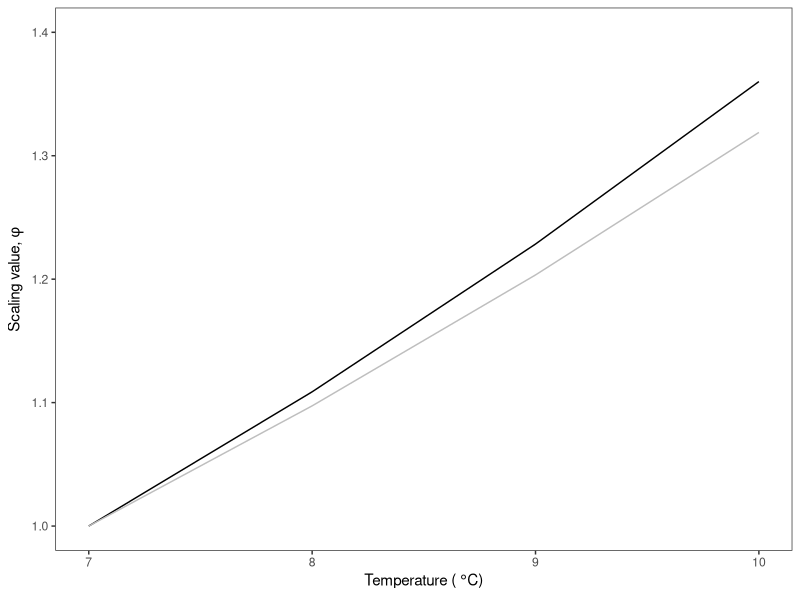
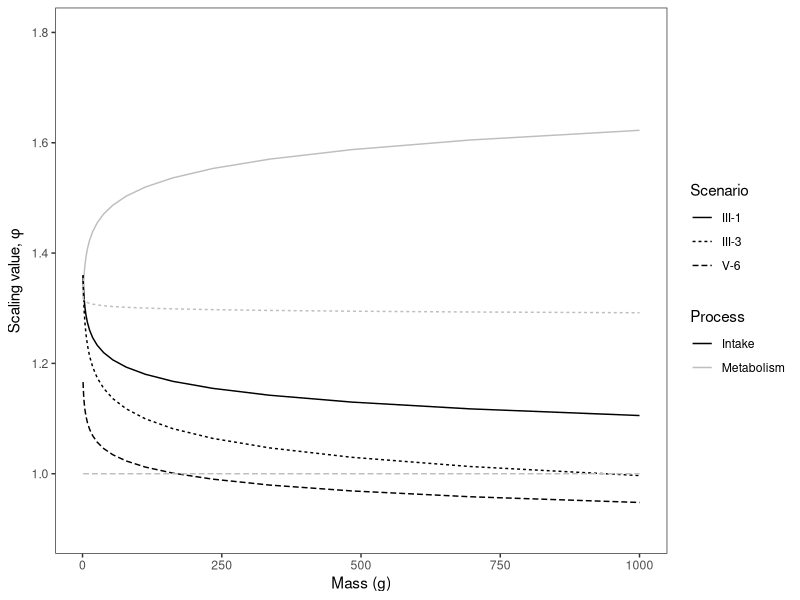
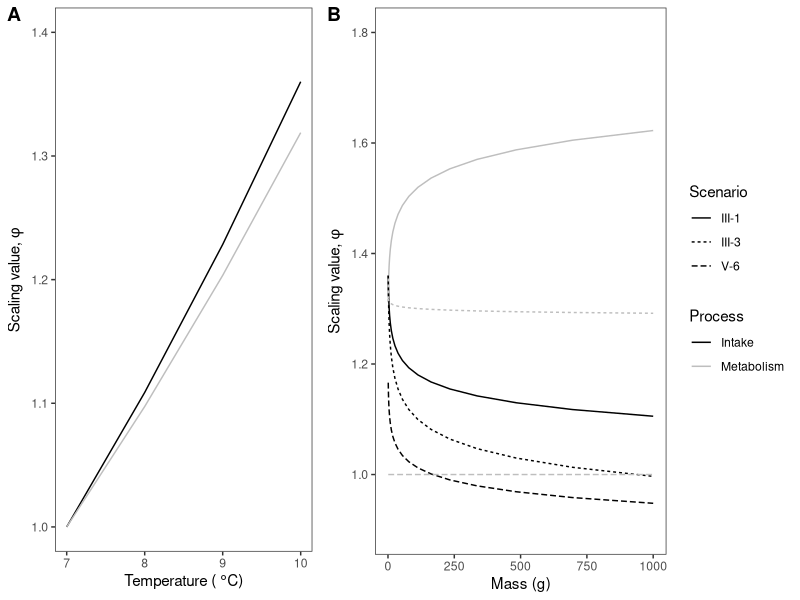
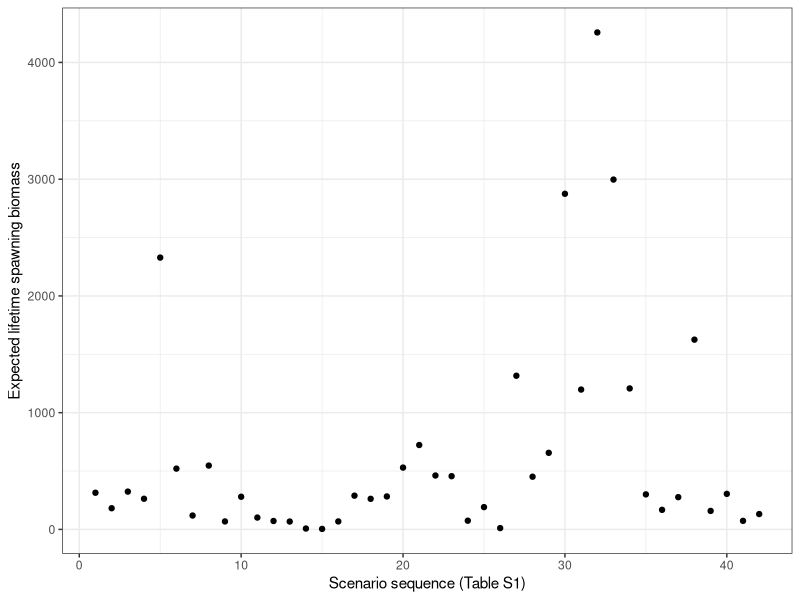
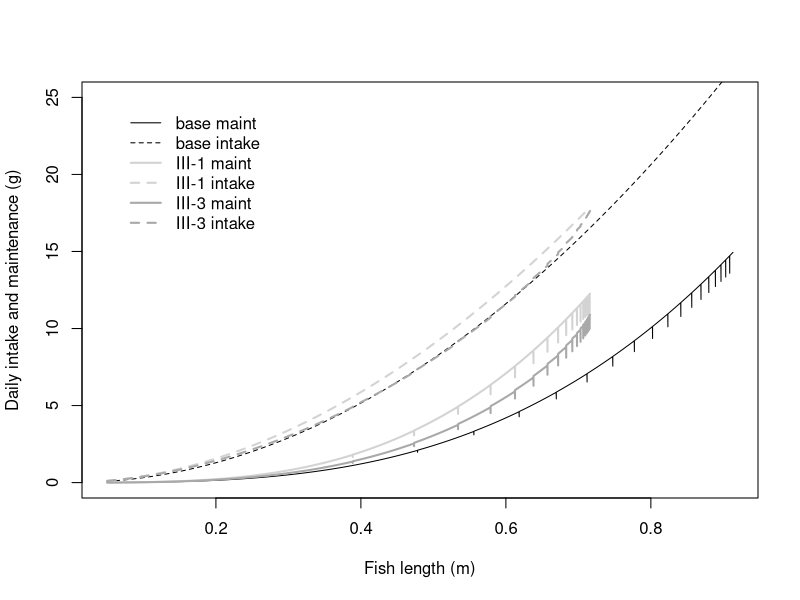
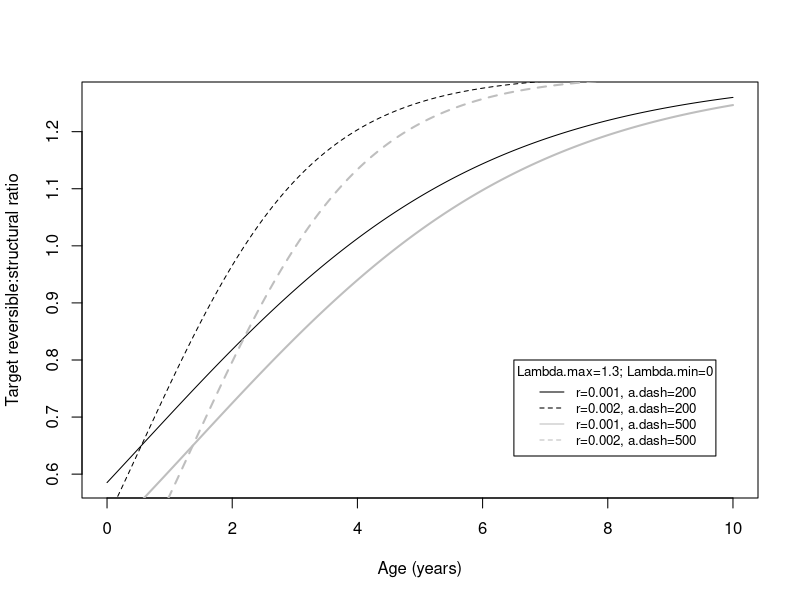
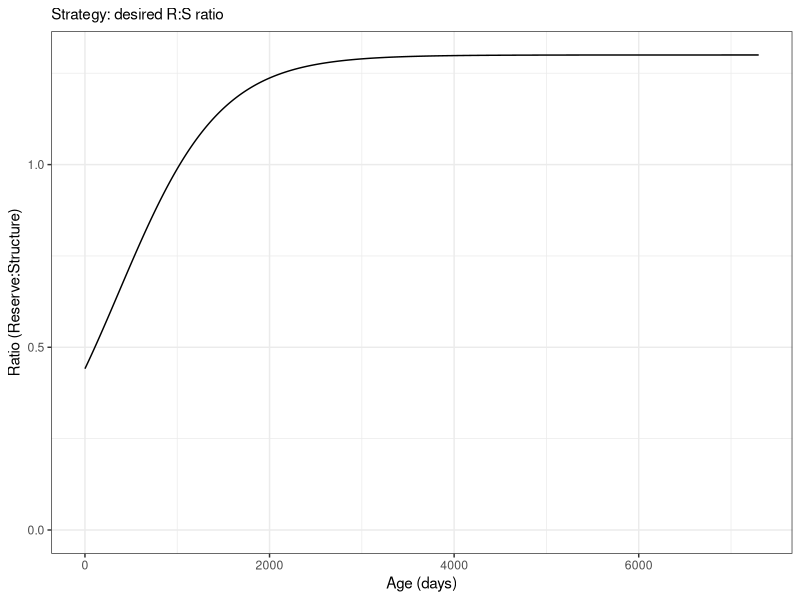
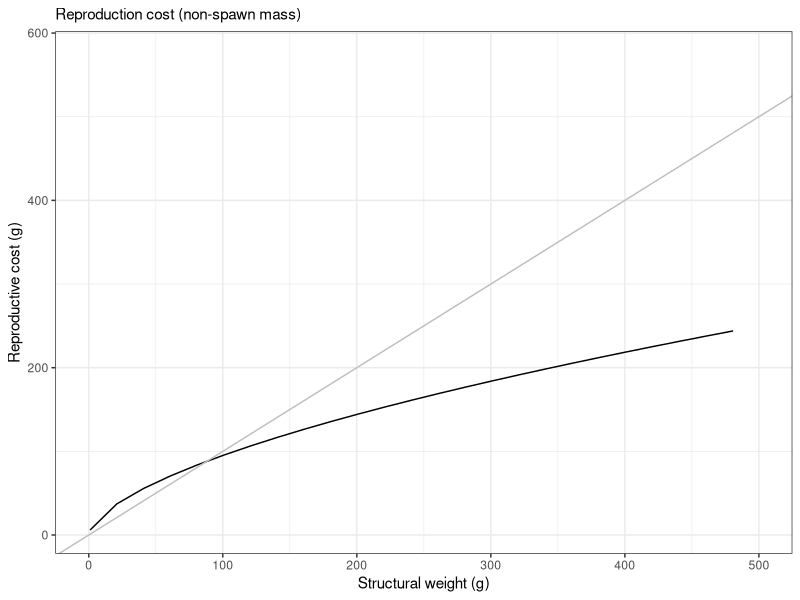

Reproduce these figures in R, in order. (Note: this script raises an error after producing the figures.)
## ---- chunk 1
rm(list = ls()) # clear memory

library(tidyverse)
library(tibble)
library(ggplot2)
library(cowplot)
library(tidyr)

## ---- chunk 2
# Reserve:Structure ratio 
RSRatio <- function(age) {
  tmp <- rs1*(age-a_bar)
  tmp <- max(tmp, -20) # bound below
  tmp <- min(tmp,  20) # bound above

  return(rs_min + (rs_max - rs_min)*exp(tmp) / (1.0 + exp(tmp)))
} 

# Predator length [m]
predatorLength <- function(S) {
  return((S/l_const)^(1/3.0)) # assumes invariant growth
} 

# Mortality rate [d-1]
mortProb <- function(l) {
  m_rate <- m_min + (m_max-m_min)*exp(-m1*l) # instantaneous mortality rate
  return(1.0 - exp(-m_rate)) # probability die per day
} 

# intake rate [d d-1] 
# Egle - extended to include temperature
grossIntake <- function(S) {
  Eiscalar <- exp((-Ei/k)*(1/Temp-1/Tref))
  
  return((g0*S^g1)*Eiscalar*S^(ci*(Temp-Tref)))
}

# DEB maintenance version [g d-1 g-1]
# Egle - extended to include temperature
maintenance <- function(S, R) {
  Emscalar <- exp((-Em/k)*(1/Temp-1/Tref))
  
  # return((ms*S + mr*w*R)*Emscalar*(S+R)^(cm*(Temp-Tref)))
  return((ms*S + mr*R)*Emscalar*(S+R)^(cm*(Temp-Tref)))
}

# Energetic reproductive cost
reproCost <- function(S) {
  return(ra*S^rb)
}

# scaling factor
phi <- function(Temp, Tref, m, x) {
  if (x == "I") { # Intake
    Eiscalar <- exp((-Ei/k)*(1/Temp-1/Tref))
    Val      <- Eiscalar * m^(ci*(Temp - Tref))
  } else { # Maintenance
    Emscalar <- exp((-Em/k)*(1/Temp-1/Tref))
    Val      <- Emscalar * m^(cm*(Temp - Tref))
  }
  
  return(Val)
}
## ---- chunk 3
# Model parameters for the baseline zero fishing scenario 
max_age_years <- 20      # years of simulation
max_age_days  <- 365*max_age_years # (d)

rs_max  <- 1.3           # maximum RS ratio
rs_min  <- 0.0           # minimum RS ratio

# length-weight conversion: 
l_const <- 1250/(0.60^3) # (g m-1) num = weight (g), denom = length (m)
# length-weight conversion uses weight of S only and assumes that 
# 1250g of S weight (ca 3000g of total) corresponds to 60cm long fish

g0      <- 0.1           # intake rate constant: intake when structural weight
                         #   is 1 g (g d-1), includes assimilation efficiency 
g1      <- 0.6667        # power to uptake rate with S weight

ms      <- 0.003         # maintenance cost of structural mass (g d-1 g-1)
mr      <- 0.0003        # maintenance cost of reversible mass (g d-1 g-1)  

s_eff   <- 0.3333        # conv. efficiency of assimilated intake to structure
r_eff   <- 0.9           # conv. efficiency of assimilated intake to reversible

# Reproductive cost function 
ra      <- 6             # reprod cost for 1 g of struct weight: (g g-1)
rb      <- 0.6           # reprod cost power w.r.t. structural weight

# Mortality parameters 
#m_min   <- 0.2/365      # background mortality rate (d-1) 

# m1                    # steepness of the length-dependent mortality rate
m_max   <- 4/365        # max length-dependent mortality rate (d-1)

s1      <- 7.0          # steepness of the condition related mortality rate
s_max   <- 4/365        # maximum condition related rate (d-1) [when R = 0]

 #Fishing mortality parameters 
# Egle - F changed to 0
Fm   <- 0               # Instantaneous fishing mortality (day-1)
Fmid <- 0.3             # length (in meters) of the 50% fishing selectivity
Fk   <- 20              # steepness of the logistic fishing function 

# Egle - temperature parameters added 

# These are important - we are looking at growth changes after 3C of warming
Temp <- 283              # ambient temperature, in Kelvin
Tref <- 280              # reference temperature, in Kelvin
k    <- 0.00008617332    # Boltzman constant 
## ---- chunk 4
scen_par <- read.csv(file="scenarioParameters.csv", header=TRUE, sep=",",  dec=".")
nscen <- length(scen_par$Sc)
nscen_used <- nscen 

# create global scenario variables extracted from scenario 
Em <- 0.0
Ei <- 0.0
cm <- 0.0
ci <- 0.0
m1 <- 0.0
m_min <- 0.0
# create global optimal LH-variables extracted from scenario 
rs1   <- 0.0
a_bar <- 0.0
w     <- 0.0

GetScenario <- function(Sc) {
  rw <- which(scen_par$Sc == Sc)

  Em <<- scen_par$Em[rw[1]]
  Ei <<- scen_par$Ei[rw[1]]
  cm <<- scen_par$cm[rw[1]]
  ci <<- scen_par$ci[rw[1]]
  m1 <<- scen_par$m1[rw[1]]
  m_min <<- scen_par$m_min[rw[1]]

  rs1   <<- scen_par$rs1[rw[1]]
  a_bar <<- scen_par$a_bar[rw[1]]
  w     <<- scen_par$w[rw[1]]

  return(length(rw) == 0) # found a valid scenario
}

#this function will need to be modified to update for the fact that scenarios are just listed in order 

# GetScenario_new <- function(Sc_new) {
#   rw <- which(scen_par$Sc == scen_used$Sc[Sc_new])
#   
#   Em <<- scen_par$Em[rw[1]]
#   Ei <<- scen_par$Ei[rw[1]]
#   cm <<- scen_par$cm[rw[1]]
#   ci <<- scen_par$ci[rw[1]]
#   m1 <<- scen_par$m1[rw[1]]
#   m_min <<- scen_par$m_min[rw[1]]
#   
#   rs1   <<- scen_par$rs1[rw[1]]
#   a_bar <<- scen_par$a_bar[rw[1]]
#   w     <<- scen_par$w[rw[1]]
# 
#   return(length(rw) == 0) # found a valid scenario
# }
## ---- chunk 5
# This code turns off selection and uses the base-line allocation strategy 
#   for all scenarios

# do_not_optimise_new <- c(4,15,17,28)
# do_not_optimise_old <- scen_used$Sc_int[do_not_optimise_new]

## if you want to run scnenarios without life-history optimisation, uncomment lines below
# do_not_optimise_old <- 2:nrow(scen_par)
# scen_par$rs1[do_not_optimise_old] <- scen_par$rs1[1]
# scen_par$a_bar[do_not_optimise_old] <- scen_par$a_bar[1]
# scen_par$w[do_not_optimise_old] <- scen_par$w[1]
## ---- chunk 6
GetScenario(17)

TC     <- 7:10
Temp_v <- TC + 273

# Egle - extended to include temperature
Eiscalar_v <- exp((-Ei/k)*(1/Temp_v-1/Tref))
Emscalar_v <- exp((-Em/k)*(1/Temp_v-1/Tref))

df_temperature <- tibble(
  Temperature = TC,
	Intake      = Eiscalar_v,
	Metabolism  = Emscalar_v
) %>%
gather(key = "Process", value = "Scalar", 2:3)

p1 <- ggplot(df_temperature) +
	geom_line(aes(x = Temperature, y = Scalar, color = Process)) +
 # scale_color_manual(values = c("#ef8a62","#67a9cf")) +
  scale_color_manual(values = c("black","grey")) +
  ylim(1,1.4) +
  labs(
    x = expression("Temperature ("*~degree*C*")"),
    y = expression("Scaling value, "*phi)) +
  theme_bw() +
  theme(
    panel.grid = element_blank(),
    legend.position = "none")
p1
## ---- chunk 7
mass_min <- 1    # minimum mass to plot (g)
mass_max <- 1000 # maximum mass to plot (g)
mass_n   <- 20   # masses to plot

m <- mass_min*((mass_max/mass_min)^((1:mass_n - 1)/(mass_n-1)))

#scenarios <- c(17, 19, 28) # old scenario numbers
scenarios <- c(17, 19, 41) # final scenario sequence

v_scen <- NULL
v_type <- NULL
v_mass <- NULL
v_phi  <- NULL
# v_tmet <- NULL
# tot_int <- NULL

for (i in scenarios) {
  GetScenario(i)
  
  v_scen <- c(v_scen, rep(i, mass_n))
  v_type <- c(v_type, rep("Intake", mass_n))
  v_mass <- c(v_mass, m)
  v_phi  <- c(v_phi, phi(Temp, Tref, m, "I"))
  
  v_scen <- c(v_scen, rep(i, mass_n))
  v_type <- c(v_type, rep("Metabolism", mass_n))
  v_mass <- c(v_mass, m)
  v_phi  <- c(v_phi, phi(Temp, Tref, m, "M"))
#  v_tmet <- c(v_tmet, maintenance())
}

df_phi <- tibble(
    Sc = v_scen, type = v_type, mass = v_mass, phi = v_phi
  ) %>% mutate(
    grp = paste(Sc, type, sep = "_")
  )

df_phi$scen_name <- NA
df_phi$scen_name[which(df_phi$Sc == 17)] <- "III-1"
df_phi$scen_name[which(df_phi$Sc == 19)] <- "III-3"
df_phi$scen_name[which(df_phi$Sc == 41)] <- "V-6"

## ---- chunk 8
p2 <- ggplot(df_phi) +
 # scale_color_manual(values = c("#ef8a62","#67a9cf")) +
  scale_color_manual(values = c("black","grey")) +
  geom_line(aes(x = mass, y = phi, color = type, 
    linetype = factor(scen_name), group = grp)) +
  labs(
    x = "Mass (g)", y = expression("Scaling value, "*phi), 
    color = "Process", linetype = "Scenario") +
  ylim(0.9,1.8) +
  theme_bw() +
  theme(panel.grid = element_blank())
p2
## ---- chunk 9
plot_grid(p1, p2, labels = c("A", "B"), rel_widths = c(1,1.5))
## ---- chunk 10
# useful age-dependent values
Res               <- array(data=0,c(max_age_years,365, nscen_used))
Str               <- array(data=0,c(max_age_years,365, nscen_used))
dayIntake         <- array(data=0,c(max_age_years,365, nscen_used))
dayMaintenance    <- array(data=0,c(max_age_years,365, nscen_used))
dayNetIntake      <- array(data=0,c(max_age_years,365, nscen_used))
dayLambda         <- array(data=0,c(max_age_years,365, nscen_used))
dayPredatorLength <- array(data=0,c(max_age_years,365, nscen_used))
daySurvival       <- array(data=0,c(max_age_years,365, nscen_used))
yearSpawn         <- array(data=0,c(max_age_years, nscen_used))
yearRepCost       <- array(data=0,c(max_age_years, nscen_used))
yearFitness       <- array(data=0,c(max_age_years, nscen_used))
natmortality      <- array(data=0,c(max_age_years,365, nscen_used))
fishmortality     <- array(data=0,c(max_age_years,365, nscen_used))
dayGrowth         <- array(data=0,c(max_age_years,365, nscen_used))
relGrowth         <- array(data=0,c(max_age_years,365, nscen_used))
strGrowth         <- array(data=0,c(max_age_years,365, nscen_used))

for (aa in 1: nscen_used) { # aa is the scenario number
  
  #a1 <- which(scen_par$Sc == scen_used$Sc[aa])[1] #old code when scenario numbers were changing
  # extract scenario patrameters and optimal LH
 a1 <- aa
  Em <- scen_par$Em[a1]
  Ei <- scen_par$Ei[a1] 
  cm <- scen_par$cm[a1]
  ci <- scen_par$ci[a1] 
  m1 <- scen_par$m1[a1]
  m_min <- scen_par$m_min[a1]
  
  Eiscalar <- exp((-Ei/k)*(1/Temp-1/Tref))
  Emscalar <- exp((-Em/k)*(1/Temp-1/Tref))
  
  rs1   <- scen_par$rs1[a1]  
  a_bar <- scen_par$a_bar[a1]
  w     <- scen_par$w[a1]
  
  # set initial weight
  S0 <- 1             # initial weight 
  R0 <- S0*RSRatio(0) # enforce correct initial reserve-structural ratio
  S0 <- 1/(1+RSRatio(0))
  R0 <- RSRatio(0) *S0

	# set day 1 year 1 mass
  Res[1,1,aa] <- R0
  Str[1,1,aa] <- S0

  daySurvival[1,1,aa] <- 1.0 # initially all individuals are alive  

  # perform the simulation
  for (yr in 1:max_age_years) { # for each year
     for (day in 1:364) { # for each day
      Rstart <- Res[yr,day,aa] # starting mass (reserve)
      Sstart <- Str[yr,day,aa] # starting mass (structure)
    
      # calc length using str
      dayPredatorLength[yr,day,aa] <- (Sstart/l_const)^(1/3.0) 
      fish_mort <- Fm / (1+exp(-Fk*(dayPredatorLength[yr,day,aa]-Fmid)))
      mort_rate <- m_min + 
      	(m_max-m_min)*exp(-m1*dayPredatorLength[yr,day,aa]) + # predation
        s_max*exp(-s1*Rstart/Sstart)   +                      # starve
        fish_mort                                             # fishing
      
      fishmortality[yr,day+1,aa] <- fish_mort   
      mort_prob <- 1.0 - exp(-mort_rate) # probability die this day
      # prob alive
      daySurvival[yr,day+1,aa] <- (1-mort_prob)*daySurvival[yr,day,aa] 
      natmortality[yr,day+1,aa] <- m_min + 
      	(m_max-m_min)*exp(-m1*dayPredatorLength[yr,day,aa]) + # predation
        s_max*exp(-s1*Rstart/Sstart)                          # starve

      # temperature-dependent intake
      intake <- g0*Sstart^g1 * 
      	Eiscalar * Sstart^(ci*(Temp-Tref))
    
      respiration <- (ms*Sstart + mr*Rstart) * 
      	Emscalar * (Sstart + Rstart)^(cm*(Temp-Tref)) # (g d-1)
      net_intake  <- intake - respiration             # (g d-1)

      dayIntake[yr, day,aa]      <- intake
      dayMaintenance[yr, day,aa] <- respiration
      dayNetIntake[yr, day,aa]   <- net_intake
      age                        <- 365*(yr-1) + day # age of animal (days)
      
      # add bounds to prevent numerical issues when calculating lambda
      tmp <- rs1*(age-a_bar)
      tmp <- max(tmp, -20) # bound below
      tmp <- min(tmp,  20) # bound above
      dayLambda[yr, day,aa] <- rs_min + (rs_max - rs_min)*exp(tmp) /
        (1.0 + exp(tmp)) # RS ratio = strategy
    
      if (net_intake >= 0) {
        dR <- r_eff*net_intake # maximum R allocation
        dS <- s_eff*net_intake # maximum S allocation
        # use Lambdamax instead of dayLambda and set w=1  
        if (dayLambda[yr, day,aa]*Sstart > Rstart) { # need to bump up reserves
          r_take <- min(dayLambda[yr, day,aa]*Sstart - Rstart, dR) 
          Rstart <- Rstart + r_take
          net_intake <- net_intake - r_take/r_eff
        } else { # need to bump up structure
          s_take <- min(Rstart/dayLambda[yr, day,aa] - Sstart, dS) 
          Sstart <- Sstart + s_take
          net_intake <- net_intake - s_take/s_eff
        }
        
        # partition remaining mass to keep desired ratio
        Res[yr,day+1,aa] <- Rstart + dayLambda[yr, day,aa] * r_eff * s_eff *
        	net_intake / (r_eff + dayLambda[yr, day,aa]*s_eff) 
        Str[yr,day+1,aa] <- Sstart + r_eff*s_eff*net_intake / 
        	(r_eff +     dayLambda[yr, day,aa]*s_eff)       
      } else {
      	# what should be taken from R given the conversion inefficiencies 
        dR <- (1/r_eff)*net_intake 
        newR <- (Rstart + dR)
        if (newR < 0) {
          newR <- 0
        }
     
        Res[yr,day+1,aa] <- newR
        Str[yr,day+1,aa] <- Sstart
      }  

      # percentage change in weight over the day
      Growth <- (Res[yr,day+1,aa]+Str[yr,day+1,aa]) -
      	(Res[yr,day,aa]+Str[yr,day,aa]) 
      percGrowth           <- (Growth/(Res[yr,day,aa]+Str[yr,day,aa])) * 100
      sGrowth              <- Growth/Str[yr,day,aa] * 100
      dayGrowth[yr,day,aa] <-  Growth
      relGrowth[yr,day,aa] <- percGrowth
      strGrowth[yr,day,aa] <- sGrowth
    }

    dayPredatorLength[yr,365,aa] <- dayPredatorLength[yr,364,aa]
    dayGrowth[yr,365,aa]         <- dayGrowth[yr,364,aa]
    relGrowth[yr,365,aa]         <- relGrowth[yr,364,aa]
    strGrowth[yr,365,aa]         <- strGrowth[yr,364,aa]

    # perform spawning
    repro_cost <- ra*Str[yr,365,aa]^rb # fixed cost of reproduction
    # spawning mass after cost
    spawn_mass <- max(0, w*Res[yr,365,aa] - repro_cost) 
  
    if (spawn_mass > 0) { # enough to spawn?
      Res[yr,365,aa]     <- Res[yr,365,aa] - spawn_mass - repro_cost
      yearSpawn[yr,aa]   <- spawn_mass
      yearRepCost[yr,aa] <- repro_cost
      yearFitness[yr,aa] <- spawn_mass*daySurvival[yr,365,aa]
    } 
  
    if (yr < max_age_years) {
      Str[yr+1,1,aa]         <- Str[yr,365,aa]
      Res[yr+1,1,aa]         <- Res[yr,365,aa]
      daySurvival[yr+1,1,aa] <- daySurvival[yr,365,aa]
      natmortality[yr+1,1,aa]  <- natmortality[yr,365,aa]
      fishmortality[yr+1,1,aa]  <- fishmortality[yr,365,aa]
    }
  }
}
## ---- chunk 11
## Fitnesses of all scenarios
v_LifetimeFitness <- apply(yearFitness, 2, sum) # expected life-time fitness
df_LifetimeFitness <- tibble(
	Sc = scen_par$Sc,
	LifetimeFitness = v_LifetimeFitness
) %>%
left_join(scen_par, by = "Sc")

ggplot(df_LifetimeFitness) +
	geom_point(aes(x = sequence, y = LifetimeFitness)) +
	theme_bw() +
	labs(y = "Expected lifetime spawning biomass", x = "Scenario sequence (Table S1)") +
	theme()
## ---- chunk 12
#TSR consistent scenarios (sequence)
#sc= c(17, 19, 41)

days = c(2:364)
sc = 1

str.v <- NULL
mass.v <- NULL
maint.v <- NULL
int.v <- NULL

mass.t <- Res[,,sc] + Str[,,sc]

#go through 20 years and turn arrays into vectors for plotting
for (i in 1:20) {
str.v <- c(str.v, Str[i,days,sc])
len.v <- predatorLength(str.v)
mass.v <- c(mass.v, mass.t[i,days])
maint.v <- c(maint.v, dayMaintenance[i,days,sc])
int.v <- c(int.v,dayIntake[i,days,sc])
}

#plot(mass.v, maint.v, type = 'l', ylim = c(0, 30), xlim = c(0, 6000))
# plot(str.v, maint.v, type = 'l', ylim = c(0, 30), xlim = c(0, 4500))
# points(str.v, int.v, type = 'l', lty = 2)

plot(len.v, maint.v, type = 'l', ylim = c(0, 25), xlab = "Fish length (m)", ylab = "Daily intake and maintenance (g)")
points(len.v, int.v, type = 'l', lty = 2)

sc = 17

str.v <- NULL
mass.v <- NULL
maint.v <- NULL
int.v <- NULL

mass.t <- Res[,,sc] + Str[,,sc]

for (i in 1:20) {
str.v <- c(str.v, Str[i,days,sc])
len.v <- predatorLength(str.v)
mass.v <- c(mass.v, mass.t[i,days])
maint.v <- c(maint.v, dayMaintenance[i,days,sc])
int.v <- c(int.v,dayIntake[i,days,sc])
}

# points(str.v, maint.v, type = 'l', col = 'lightgray', lwd = 2)
# points(str.v, int.v, type = 'l', lty = 2, col = 'lightgray', lwd = 2)
points(len.v, maint.v, type = 'l', col = 'lightgray', lwd = 2)
points(len.v, int.v, type = 'l', lty = 2, col = 'lightgray', lwd = 2)


sc = 19

str.v <- NULL
mass.v <- NULL
maint.v <- NULL
int.v <- NULL

mass.t <- Res[,,sc] + Str[,,sc]

for (i in 1:20) {
str.v <- c(str.v, Str[i,days,sc])
mass.v <- c(mass.v, mass.t[i,days])
maint.v <- c(maint.v, dayMaintenance[i,days,sc])
int.v <- c(int.v,dayIntake[i,days,sc])
}

# points(str.v, maint.v, type = 'l', col = 'darkgray', lwd = 2)
# points(str.v, int.v, type = 'l', lty = 2, col = 'darkgray', lwd = 2)
points(len.v, maint.v, type = 'l', col = 'darkgray', lwd = 2)
points(len.v, int.v, type = 'l', lty = 2, col = 'darkgray', lwd = 2)

legend("topleft", 
  legend = c("base maint", "base intake", "III-1 maint", "III-1 intake", "III-3 maint", "III-3 intake"), 
  #col = c(rgb(0.2,0.4,0.1,0.7), rgb(0.8,0.4,0.1,0.7)), 
 # pch = c(17,19), 
 lty = c(1, 2, 1, 2, 1, 2), 
 lwd = c(1, 1, 2, 2, 2, 2), 
 col = c("black","black","lightgray","lightgray","darkgray","darkgray"),
  bty = "n", 
  pt.cex = 1, 
  cex = 1, 
  text.col = "black", 
  horiz = F , 
  inset = c(0.05, 0.05))


## ---- chunk 13
param_value <- NULL
param_type  <- NULL
age         <- NULL
scenario    <- NULL
baseline    <- NULL

#if plotting for first 8 years uncomment this
#max_age_years <- 8

# calculate year of maturation
maturation_age <- rep(1, nscen_used)
for (i in 1:nscen_used) {
  for (j in 1:max_age_years) {
   	if (yearSpawn[j,i] == 0) {
   	  maturation_age[i] <- maturation_age[i] + 1
   	}
  }
}

# create some useful summary statistics
scen_par <- scen_par %>%
	mutate(
		Em_gt_Ei = Em > Ei,
		cm_gt_ci = cm > ci
	)

df_scenario <- tibble(
  scenario = scen_par$sequence,
	maturation_age = maturation_age
)
df_scenario$Em_gt_Ei <- scen_par$Em_gt_Ei#[scen_used$Sc_int]
df_scenario$cm_gt_ci <- scen_par$cm_gt_ci#[scen_used$Sc_int]
df_scenario$m1 <- scen_par$m1#[scen_used$Sc_int]
df_scenario$m1 <- factor(df_scenario$m1)

# create a large age-length relation for each scenario
for (aa in 1: nscen_used) { # for each scenario
  for (yr in 1:max_age_years) { # for each year
    param_value <- c(param_value, dayPredatorLength[yr, ,aa]) # save reserves
    age         <- c(age, 1:365 + 365*(yr-1))            # add next year
    param_type  <- c(param_type, rep("Reversible", 365)) # add parameter
    #scenario    <- c(scenario, rep(scen_used$Sc_int[aa],365)) 
    scenario    <- c(scenario, rep(scen_par$sequence[aa],365)) # add scenario
  }
}

# place values into a data frame
df_length <- tibble(
	age = age, 
	type = param_type, 
	value = param_value, 
	scenario = scenario
) %>%
left_join(df_scenario, by = "scenario")

df_length$maturation_age <- factor(df_length$maturation_age)

# create a reference data set and scenario data set
df_baseline <- filter(df_length, scenario == "1") %>%
	dplyr::select(-scenario)
df_other    <- filter(df_length, scenario != "1")
names(df_other)[4] <- "sequence"
df_other <- left_join(df_other, scen_par, by = "sequence")

rm(df_length) # don't need this now
## ---- chunk 14
#Eq. 1
#parameters
lambda.min<-0
lambda.max<-1.3

r<-c(0.001,0.002)
a.dash<-c(200,500)

lambda<-function(a,r,a.dash)
{temp<-lambda.max-lambda.min
temp1<-exp(r*(a-a.dash))
temp1<-temp1/(1+temp1)
lambda<-lambda.min+temp*temp1}

a<-seq(0,3650,1)
lambda.a<-lambda(a,r[1],a.dash[1])
a.year<-a/365
plot(a.year,lambda.a, type="l",xlab="Age (years)",ylab="Target reversible:structural ratio")
lambda.a<-lambda(a,r[2],a.dash[1])
lines(a.year,lambda.a, type="l",lty='dashed')
lambda.a<-lambda(a,r[1],a.dash[2])
lines(a.year,lambda.a, type="l",col="grey", lwd = 2)
lambda.a<-lambda(a,r[2],a.dash[2])
lines(a.year,lambda.a, type="l",col="grey",lty='dashed', lwd = 2)
legend(6.5,0.8,legend=c("r=0.001, a.dash=200", "r=0.002, a.dash=200","r=0.001, a.dash=500", "r=0.002, a.dash=500"),
       col=c("black", "black","grey","grey"), title=paste("Lambda.max=1.3; Lambda.min=0"),lty=c(1,2,1,2), cex=0.8)

## ---- chunk 15
# bounds for plotting
l_min   <- 0.0           # minimum length for plotting (m)
l_max   <- 0.45          # maximum length for plotting (m)
w_min   <- 1             # minimum mortality rate for plotting (d-1)
w_max   <- 2000          # maximum mortality rate for plotting (d-1)
  
# prepare data frame to display RS ratio
res <- GetScenario(1)

vec_age <- seq(from = 0, to = max_age_days, by = 1)
df_RS   <- tibble(
	Age = vec_age, 
	RSratio = sapply(vec_age, FUN = RSRatio)
)

p1 <- ggplot(df_RS, aes(x = Age, y = RSratio)) + 
	geom_line() + 
  ylim(0,rs_max) + 
	labs(
	  x = "Age (days)", 
	  y = "Ratio (Reserve:Structure)", 
    subtitle = "Strategy: desired R:S ratio"
	) +
  theme_bw()
p1

## ---- chunk 16
# prepare data frame to display reproductive costs
vec_weight <- seq(from = w_min, to = w_max, length.out = 101)
df_weight <- tibble(
	Weight = vec_weight, 
	Cost = reproCost(vec_weight)
)

p2 <- ggplot(df_weight, aes(x = Weight, y = Cost)) + 
	geom_line() + 
  geom_abline(intercept = 0, slope = 1, color = "grey") +
	labs(
	  x = "Structural weight (g)", 
	  y = "Reproductive cost (g)", 
    subtitle = "Reproduction cost (non-spawn mass)"
	) +
    xlim (0, 500) +
	theme_bw()
p2
## ---- chunk 17

#Eq. 3a
zp<-c(4,6,8,10)
#m.min recalculated for a day basis; originally 0.2 and 0.4
m.min<-c(0.0005479,0.00109589)
m.max<-0.0109589
#length, in meters, from 0 to 1, by 1 cm
L<-seq(0,1, by = 0.01)

m.l<-function(zp,m.min,m.max,L)
{m.l<-m.min+(m.max-m.min)*exp(-zp*L)}

m.l1<-m.l(zp[1],m.min[1],m.max,L)
m.l2<-m.l(zp[1],m.min[2],m.max,L)
m.l3<-m.l(zp[2],m.min[1],m.max,L)
m.l4<-m.l(zp[2],m.min[2],m.max,L)
m.l5<-m.l(zp[3],m.min[1],m.max,L)
m.l6<-m.l(zp[3],m.min[2],m.max,L)
m.l7<-m.l(zp[4],m.min[1],m.max,L)
m.l8<-m.l(zp[4],m.min[2],m.max,L)

#c1<-expression("M['P,min']")

df.l<-data.frame(L,m.l1,m.l2,m.l3,m.l4)
fig2<-ggplot()+
  theme_classic()+
  theme(legend.position = c(0.7,0.8))+
  xlab("Fish length (m)")+
  ylab("Instantaneous mortality rate (per day)")+
  geom_blank(aes(show.legend=TRUE))+
  
  geom_line(data=df.l, aes(x=L,y=m.l1,color="zp = 4"))+
  geom_line(data=df.l, aes(x=L,y=m.l2,color="zp = 4"),linetype="dashed")+
  
  geom_line(data=df.l, aes(x=L,y=m.l3,color="zp = 6"))+
  geom_line(data=df.l, aes(x=L,y=m.l4,color="zp = 6"),linetype="dashed")+

  geom_line(data=df.l, aes(x=L,y=m.l5,color="zp = 8"))+
  geom_line(data=df.l, aes(x=L,y=m.l6,color="zp = 8"),linetype="dashed")+
  
  geom_line(data=df.l, aes(x=L,y=m.l7,color="zp = 10"))+
  geom_line(data=df.l, aes(x=L,y=m.l8,color="zp = 10"),linetype="dashed")+
  
  scale_color_manual(name=bquote("solid "~M[P_min]~"= 0.2; dashed"~M[P_min]~"= 0.4"),values=c("zp = 4"="black",
                          "zp = 6"="blue","zp = 8"="orange","zp = 10"="red"))
  
fig2


## ---- chunk 18
# Predator length [m]
predatorLength <- function(S) {
  return((S/l_const)^(1/3.0)) # assumes invariant growth
} 

# Mortality rate [d-1]
mortProb <- function(l) {
  m_rate <- m_min + (m_max-m_min)*exp(-m1*l) # instantaneous mortality rate
  return(1.0 - exp(-m_rate)) # probability die per day
} 

m_max   <- 4/365 
# m_min <- 0.2/365 # 0.4
# m1 <- 8 # 6, 4, 10

S <- (1:1000)
l_const = 1250/(0.60^3)
length <- predatorLength(S)

m_min <- 0.2/365 # 0.4
m1 <- 8 # 6, 4, 10
baseMort <- mortProb(length)

#only m_min increases - scen 15
m_min <- 0.4/365 # 0.4
m1 <- 8 # 6, 4, 10
scen16 <- mortProb(length)

#only m1 (or Zp in the manusript) decreases
m_min <- 0.2/365 # 0.4
m1 <- 4 # 6, 4, 10
scen14 <- mortProb(length)

#m1 (or Zp in the manusript) decreases, but not quite as much
m_min <- 0.2/365 # 0.4
m1 <- 6 # 6, 4, 10
scen25 <- mortProb(length)

#m_min increases and m1 decreases 
m_min = 0.4/365
m1 = 4
scen15 <- mortProb(length)

#m_min increases, but m1 also increases, so that mortality declines faster 
m_min = 0.4/365
m1 = 10
scen33 <- mortProb(length)

plot(length, baseMort, type ="l", lwd = 2, xlab = "Length, m", ylim = c(0, 0.01), ylab = "Instantaneous mortality rate (per day)")
points(length, scen16, type = 'l', lty = 2, lwd = 2)
points(length, scen14, type = 'l', lty = 3, lwd = 2)
points(length, scen25, type = 'l', lwd = 2, lty = 5, col = 'gray')
points(length, scen15, type = 'l', lty = 6, lwd = 2)
points(length, scen33, type = 'l', col  = 'gray', lwd =2)

legend("topright", 
  legend = c("m_min = 0.2, zp = 8", "m_min = 0.4, zp = 8", "m_min = 0.2, zp = 4", "m_min = 0.2, zp = 6", "m_min = 0.4, zp = 4", "m_min = 0.4, zp = 10"), 
  #col = c(rgb(0.2,0.4,0.1,0.7), rgb(0.8,0.4,0.1,0.7)), 
 # pch = c(17,19), 
 lty = c(1, 2, 3, 5, 6, 1), 
 lwd = c(2, 2, 2, 2, 2, 2), 
 col = c("black","black","black","gray","black","gray"),
  bty = "n", 
  pt.cex = 2, 
  cex = 1.2, 
  text.col = "black", 
  horiz = F , 
  inset = c(0.1, 0.1))


## ---- chunk 19
param_value <- NULL
param_type  <- NULL
age         <- NULL
scenario    <- NULL
baseline    <- NULL

# create a large age-length relation for each scenario
for (aa in 1: nscen_used) { # for each scenario
  for (yr in 1:max_age_years) { # for each year
    param_value <- c(param_value, Str[yr, ,aa] + Res[yr, , aa]) # save reserves
    age         <- c(age, 1:365 + 365*(yr-1))            # add next year
    param_type  <- c(param_type, rep("Mass", 365)) # add parameter
    scenario    <- c(scenario, rep(scen_par$sequence[aa],365))              # add scenario
  }
}

# place values into a data frame
df_mass <- tibble(
	age = age, 
	type = param_type, 
	value = param_value, 
	scenario = scenario
) %>%
left_join(df_scenario, by = "scenario")

df_mass$maturation_age <- factor(df_mass$maturation_age)

# create a reference data set and scenario data set
df_baseline_mass <- filter(df_mass, scenario == "1") %>%
	dplyr::select(-scenario)
df_other_mass    <- filter(df_mass, scenario != "1")
names(df_other_mass)[4] <- "sequence"
df_other_mass <- left_join(df_other_mass, scen_par, by = "sequence")
rm(df_mass) # don't need this now
## ---- chunk 20
# colour by age at maturation
ggplot() + 
#  scale_color_manual(values = c("#ef8a62","#67a9cf")) +
  scale_color_manual(values = c("gray","black")) +
  geom_line(data = df_other, 
  	aes(x = age, y = value, color = maturation_age), size = 1) +
  geom_line(data = df_baseline, 
  	aes(x = age, y = value), color = "black", size = 0.5, linetype = 2) + 
  labs(
  	x ="Age (d)",
	  y = "Length (m)",
  	color = "Age at\nmaturation (y)",
  	subtitle = "Dashed line is baseline, solid line is scenario"
  ) + 
	# scale_y_log10() +
  facet_wrap( ~ sequence, ncol = 5) +   
  theme_bw() + 
  theme(
    panel.grid.major = element_blank(), 
    panel.grid.minor = element_blank(),
    axis.text=element_text(size=8)
  )
## ---- chunk 21
# colour by age at maturation
ggplot() + 
#  scale_color_manual(values = c("#ef8a62","#67a9cf")) +
  scale_color_manual(values = c("gray","black")) +
  geom_line(data = df_other_mass, 
  	aes(x = age, y = value, color = maturation_age), size = 1) +
  geom_line(data = df_baseline_mass, 
  	aes(x = age, y = value), color = "black", size = 0.5, linetype = 2) + 
  labs(
  	x ="Age (d)",
	  y = "Weight (g)",
  	color = "Age at\nmaturation (y)",
  	subtitle = "Black is baseline, coloured is scenario"
  ) + 
	scale_y_log10() +
  facet_wrap( ~ sequence, ncol = 6) +   
  theme_bw() + 
  theme(
    panel.grid.major = element_blank(), 
    panel.grid.minor = element_blank()
  )
## ---- chunk 22
# colour by age at maturation
p1 <- ggplot() + 
#  scale_color_manual(values = c("#ef8a62","#67a9cf")) +
  scale_color_manual(values = c("gray","black")) +
  geom_line(data = filter(df_other_mass, sequence %in% c(12,17,19,41)),
  	aes(x = age, y = value, color = maturation_age), size = 1) +
  geom_line(data = df_baseline_mass, 
  	aes(x = age, y = value), color = "black", size = 0.5, linetype = 2) + 
  labs(
  	x ="Age (d)",
	  y = "Weight (g)",
  	color = "Age at\nmaturation (y)"
  ) + 
	scale_y_log10() +
    xlim(0,3000) +
  facet_wrap( ~ sequence) +   
  theme_bw() + 
  theme(
    panel.grid.major = element_blank(), 
    panel.grid.minor = element_blank(),
    legend.position = "none"
  )
p1
# colour by age at maturation
p2 <- ggplot() + 
#  scale_color_manual(values = c("#ef8a62","#67a9cf")) +
  scale_color_manual(values = c("gray","black")) +
  geom_line(data = filter(df_other_mass, sequence %in% c(12,17,19,41), age < 3*365),
  	aes(x = age, y = value, color = maturation_age), size = 1) +
  geom_line(data = filter(df_baseline_mass, age < 3*365),
  	aes(x = age, y = value), color = "black", size = 0.5) + 
  labs(
  	x ="Age (d)",
	  y = "Weight (g)",
  	color = "Age at\nmaturation (y)"
  ) + 
  facet_wrap( ~ sequence) +   
  theme_bw() + 
  theme(
    panel.grid.major = element_blank(), 
    panel.grid.minor = element_blank(),
    legend.position = "none"
  )

plot_grid(p1, p2, labels = c("A", "B"), ncol = 1)
## ---- chunk 23
#different scenarios with already optimised parameters (in excel)  
scen_par <- read.csv(file="Scenarios3.csv", header=TRUE, sep=",",  dec=".")

nscen <- length(scen_par$Sc)

scen_used <- read.csv(file="FinalScenarioNos.csv", header=FALSE, fileEncoding="UTF-8-BOM", sep=",",  dec=".")
names(scen_used) <- "Sc_int"
# number of scenarios
scen_used <- scen_used %>%
  mutate(Sc = paste("Sc", as.character(Sc_int), sep = ""))
nscen_used <- length(scen_used$Sc)
scen_used$Sc_new <- 1:nrow(scen_used)

# ## save scenario parameter values 
scen_par$scen_new <- scen_used$Sc_new[match(scen_par$Sc, scen_used$Sc)]
scenarioParams <- scen_par[which(is.na(scen_par$scen_new) == F),-c(1,11)]
scenarioParams$scen_numb <- scenarioParams$scen_new
scenarioParams <- scenarioParams %>%
  mutate(scen_new = paste("Sc", as.character(scen_new), sep = ""))
scenarioParams <- scenarioParams %>% arrange(scen_numb)
 write.csv(scenarioParams, file = "scenarioParameters.csv")

scen_used1 <- read.csv(file="RevisedScenOrder.csv", header=TRUE, sep=",",  dec=".")
scenarioParams$sequence <- scen_used1$sequence[match(scenarioParams$scen_numb, scen_used1$scen_numb)]
scenarioParams$finalScName <- scen_used1$ï..name[match(scenarioParams$scen_numb, scen_used1$scen_numb)]
scenarioParams <- scenarioParams %>% arrange(sequence)
